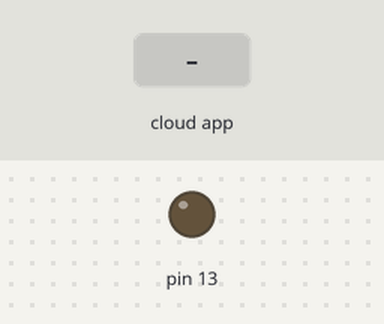
A sketch run on a simulated Arduino Uno, built with avr-gcc and run on an emulated ATmega328P. On the bench: output pins drawn as LEDs (lit = HIGH). Inputs (shaded band) come from the test bench. The ROS host is connected and sends only what is stated.

Above: at 1.3 s.
1.4 s: the phone or cloud app sets linear.x to 0
At 2.2 s:
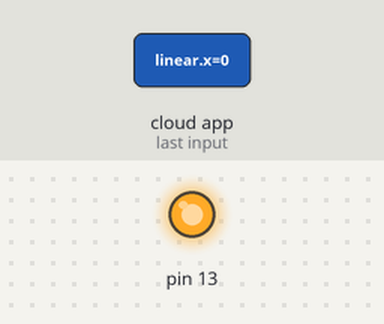
3.0 s: the phone or cloud app sets linear.x to -100
At 3.4 s:
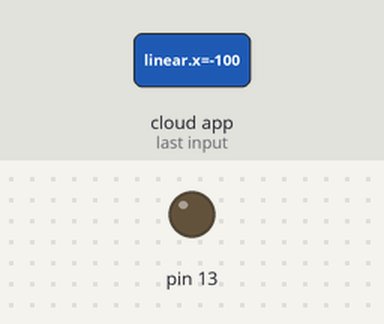
4.5 s: the phone or cloud app sets linear.x to 100
At 5.9 s:
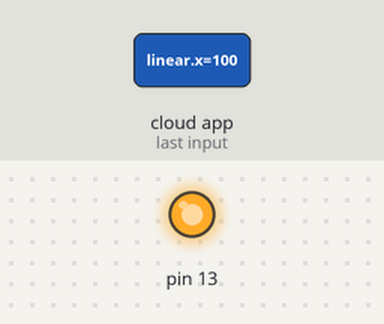
Timing chart, 0 to 7.5 s (numbered marks = the images above; inputs shaded):
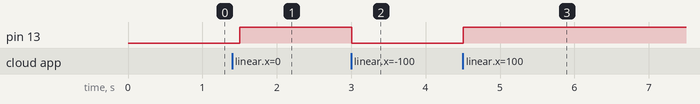

Measured:
- after the input at 1.4 s, pin 13: LOW → HIGH after 0.10 s
- after the input at 3.0 s, pin 13: HIGH → LOW at once
- after the input at 4.5 s, pin 13: LOW → HIGH at once

The sketch:

arduino_sub_cmd_vel.ino
```cpp
//DEPRECATED DO NOT USE

#include <ros.h>
#include <geometry_msgs/Twist.h>

ros::NodeHandle nh;

float demandx=0;
float demandz=0;

void messageCb(const geometry_msgs::Twist& twist){

    demandx = twist.linear.x;
    demandz = twist.angular.z;

    if(demandx >= 0){
    digitalWrite(13,HIGH);
    }

    else {
    digitalWrite(13,LOW);
    }


}

ros::Subscriber<geometry_msgs::Twist> sub("/turtle1/cmd_vel", messageCb);

void setup() {
  // put your setup code here, to run once:
  pinMode(13,OUTPUT);
  nh.initNode();
  nh.subscribe(sub);

}

void loop() {
  // put your main code here, to run repeatedly:
  nh.spinOnce();
  delay(500);
}
```
